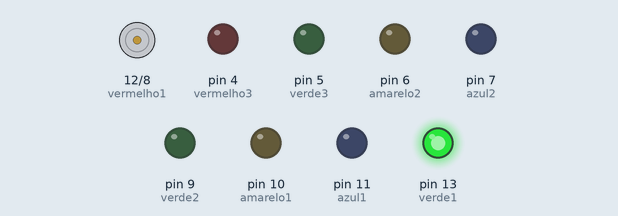
Bench run of a sketch on a simulated Arduino Uno, built with avr-gcc and run on an emulated ATmega328P. Shown: motor-driver pin pairs drawn as motors (green arrow = first pin HIGH = forward, orange = second pin HIGH = backward, longer = more drive), output pins drawn as LEDs (lit = HIGH).

Above: at 0.15 s.
At 4.95 s:
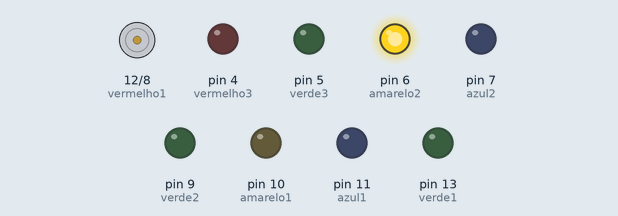
At 9.75 s:
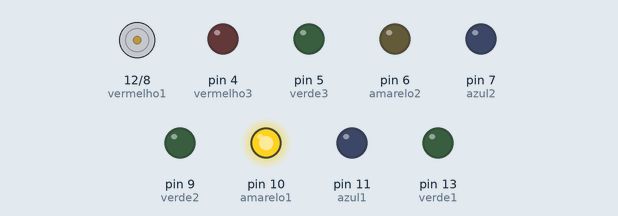
At 19.65 s:
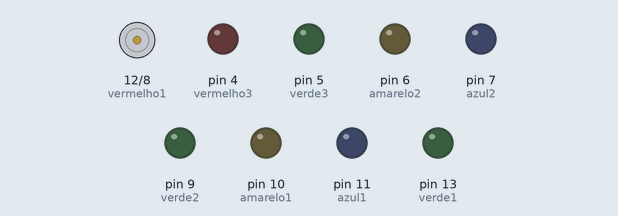
At 30.15 s:
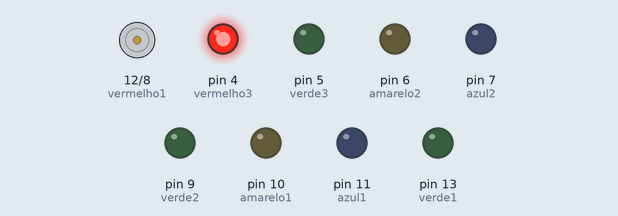
At 39.75 s:
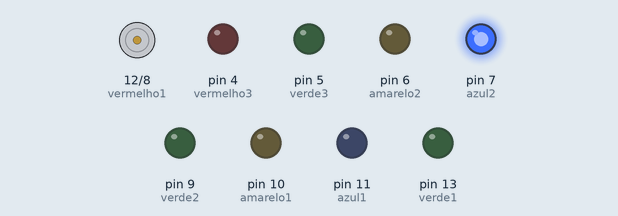
Timing chart, 0 to 40.0 s (numbered marks = the images above):
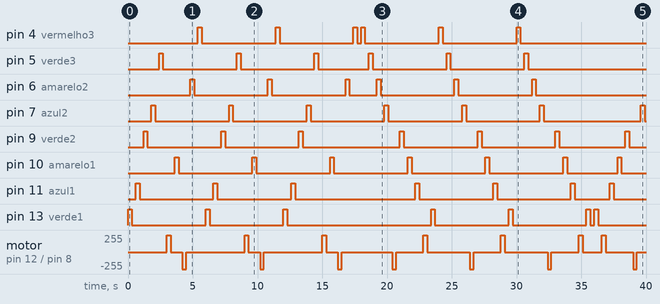

The sketch:

Logica_Com_Led.ino
```cpp
int verde1 = 13;
int vermelho1 = 12;
int azul1 = 11;
int amarelo1 = 10;
int verde2 = 9;
int vermelho2 = 8;
int azul2 = 7;
int amarelo2 = 6;
int verde3 = 5;
int vermelho3 = 4;

void setup()
{
  pinMode(verde1, OUTPUT);
  pinMode(vermelho1, OUTPUT);
  pinMode(azul1, OUTPUT);
  pinMode(amarelo1, OUTPUT);
  pinMode(verde2, OUTPUT);
  pinMode(vermelho2, OUTPUT);
  pinMode(azul2, OUTPUT);
  pinMode(amarelo2, OUTPUT);
  pinMode(verde3, OUTPUT);
  pinMode(vermelho3, OUTPUT);
}

void loop()
{
  int i =0;
  for(i = 0;i<3;i++) {
    digitalWrite(verde1, HIGH);
    delay(300);
    digitalWrite(verde1, LOW);
    delay(300);

    digitalWrite(azul1, HIGH);
    delay(300);
    digitalWrite(azul1, LOW);
    delay(300);

    digitalWrite(verde2, HIGH);
    delay(300);
    digitalWrite(verde2, LOW);
    delay(300);

    digitalWrite(azul2, HIGH);
    delay(300);
    digitalWrite(azul2, LOW);
    delay(300);

    digitalWrite(verde3, HIGH);
    delay(300);
    digitalWrite(verde3, LOW);
    delay(300);
    //outro
    digitalWrite(vermelho1, HIGH);
    delay(300);
    digitalWrite(vermelho1, LOW);
    delay(300);

    digitalWrite(amarelo1, HIGH);
    delay(300);
    digitalWrite(amarelo1, LOW);
    delay(300);

    digitalWrite(vermelho2, HIGH);
    delay(300);
    digitalWrite(vermelho2, LOW);
    delay(300);

    digitalWrite(amarelo2, HIGH);
    delay(300);
    digitalWrite(amarelo2, LOW);
    delay(300);

    digitalWrite(vermelho3, HIGH);
    delay(300);
    digitalWrite(vermelho3, LOW);
    delay(300);
  }
  for(i = 0;i<3;i++) {
    digitalWrite(vermelho3, HIGH);
    delay(300);
    digitalWrite(vermelho3, LOW);
    delay(300);

    digitalWrite(verde3, HIGH);
    delay(300);
    digitalWrite(verde3, LOW);
    delay(300);

    digitalWrite(amarelo2, HIGH);
    delay(300);
    digitalWrite(amarelo2, LOW);
    delay(300);

    digitalWrite(azul2, HIGH);
    delay(300);
    digitalWrite(azul2, LOW);
    delay(300);

    digitalWrite(vermelho2, HIGH);
    delay(300);
    digitalWrite(vermelho2, LOW);
    delay(300);

    digitalWrite(verde2, HIGH);
    delay(300);
    digitalWrite(verde2, LOW);
    delay(300);

    digitalWrite(amarelo1, HIGH);
    delay(300);
    digitalWrite(amarelo1, LOW);
    delay(300);

    digitalWrite(azul1, HIGH);
    delay(300);
    digitalWrite(azul1, LOW);
    delay(300);

    digitalWrite(vermelho1, HIGH);
    delay(300);
    digitalWrite(vermelho1, LOW);
    delay(300);

    digitalWrite(verde1, HIGH);
    delay(300);
    digitalWrite(verde1, LOW);
    delay(300);


  }
  for(i = 0;i<3;i++) {
    digitalWrite(verde1, HIGH);
    delay(300);
    digitalWrite(verde1, LOW);
    delay(300);

    digitalWrite(vermelho1, HIGH);
    delay(300);
    digitalWrite(vermelho1, LOW);
    delay(300);

    digitalWrite(azul1, HIGH);
    delay(300);
    digitalWrite(azul1, LOW);
    delay(300);

    digitalWrite(amarelo1, HIGH);
    delay(300);
    digitalWrite(amarelo1, LOW);
    delay(300);

    digitalWrite(verde2, HIGH);
    delay(300);
    digitalWrite(verde2, LOW);
    delay(300);

    digitalWrite(vermelho2, HIGH);
    delay(300);
    digitalWrite(vermelho2, LOW);
    delay(300);

    digitalWrite(azul2, HIGH);
    delay(300);
    digitalWrite(azul2, LOW);
    delay(300);

    digitalWrite(amarelo2, HIGH);
    delay(300);
    digitalWrite(amarelo2, LOW);
    delay(300);

    digitalWrite(verde3, HIGH);
    delay(300);
    digitalWrite(verde3, LOW);
    delay(300);

    digitalWrite(vermelho3, HIGH);
    delay(300);
    digitalWrite(vermelho3, LOW);
    delay(300);
  }
}
```

Measured:
- by itself, pin 4 (vermelho3): LOW → HIGH at 5.4 s, → LOW 0.30 s later, → HIGH 5.7 s later, → LOW 0.30 s later, … (12 changes in this stretch)
- by itself, pin 5 (verde3): LOW → HIGH at 2.4 s, → LOW 0.30 s later, → HIGH 5.7 s later, → LOW 0.30 s later, … (12 changes in this stretch)
- by itself, pin 6 (amarelo2): LOW → HIGH at 4.8 s, → LOW 0.30 s later, → HIGH 5.7 s later, → LOW 0.30 s later, … (12 changes in this stretch)
- by itself, pin 7 (azul2): goes 5 × (HIGH 0.30 s, LOW 5.7 s), HIGH 0.30 s, LOW 7.5 s, HIGH 0.30 s, then LOW
- by itself, pin 9 (verde2): LOW → HIGH at 1.2 s, → LOW 0.30 s later, → HIGH 5.7 s later, → LOW 0.30 s later, … (14 changes in this stretch)
- by itself, pin 10 (amarelo1): goes 5 × (HIGH 0.30 s, LOW 5.7 s), HIGH 0.30 s, LOW 3.9 s, HIGH 0.30 s, then LOW
- by itself, pin 11 (azul1): LOW → HIGH at 0.60 s, → LOW 0.30 s later, → HIGH 5.7 s later, → LOW 0.30 s later, … (14 changes in this stretch)
- by itself, pin 13 (verde1): LOW → HIGH at 0.00 s, → LOW 0.30 s later, → HIGH 5.7 s later, → LOW 0.30 s later, … (14 changes in this stretch)
